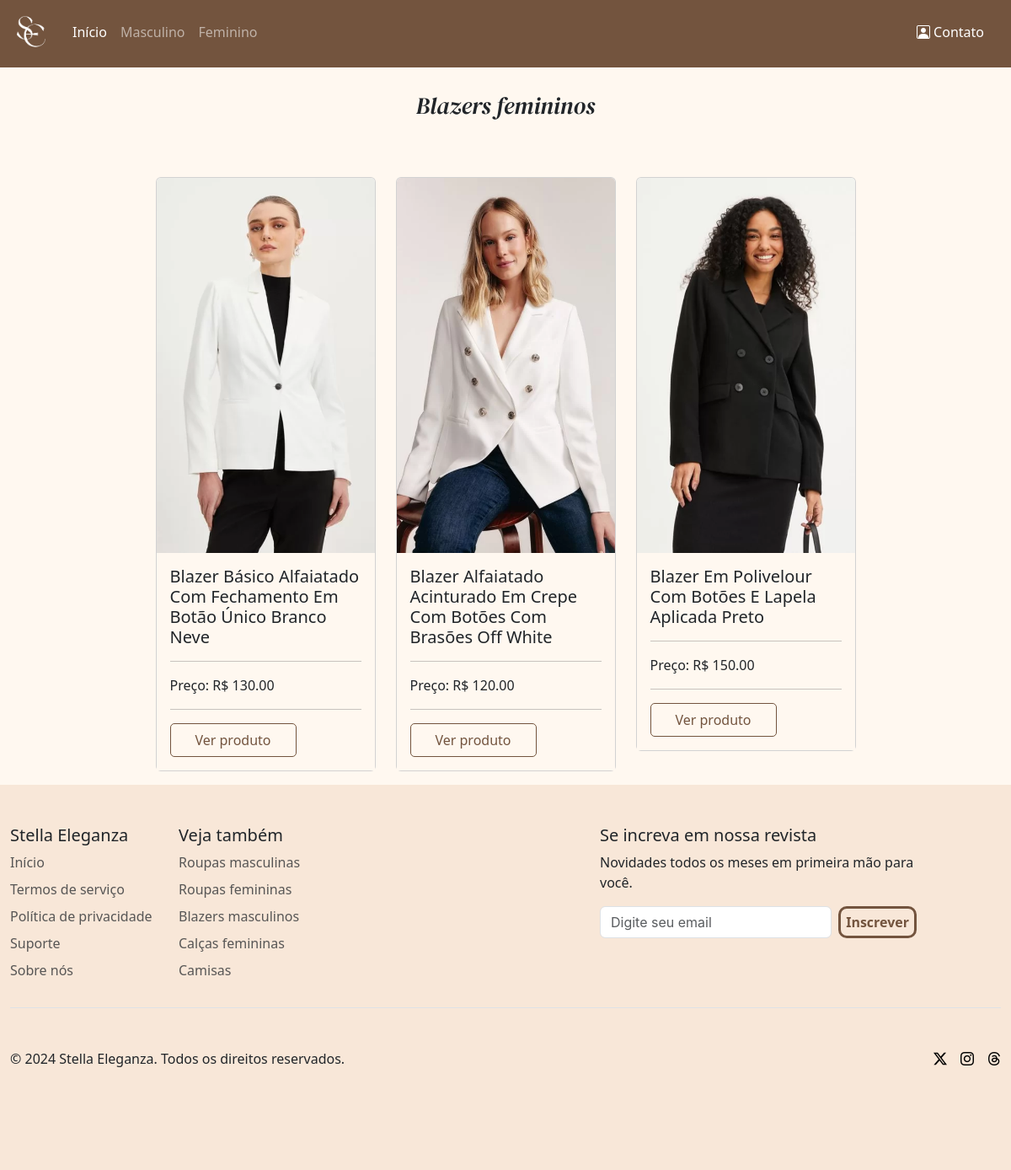
Screenshot of /blazerfeminino.php with the database file from the repository.
### tables this page shows
CREATE TABLE `produto` (
  `idproduto` int(10) unsigned NOT NULL AUTO_INCREMENT,
  `idsexo` int(10) unsigned NOT NULL,
  `nomeProduto` varchar(250) NOT NULL DEFAULT '',
  `tipo` varchar(50) NOT NULL DEFAULT '',
  `nomeFoto` varchar(200) NOT NULL DEFAULT '',
  `valor` varchar(45) NOT NULL DEFAULT '',
  `marca` varchar(45) NOT NULL DEFAULT '',
  `cor` varchar(45) NOT NULL DEFAULT '',
  `tamanho` varchar(10) NOT NULL DEFAULT '0',
  `telainicial` varchar(4) NOT NULL DEFAULT '',
  `posicao` varchar(4) DEFAULT NULL,
  `cadastro` datetime NOT NULL,
  `ativo` char(1) NOT NULL DEFAULT 'A',
  `alteracao` timestamp NOT NULL DEFAULT current_timestamp() ON UPDATE current_timestamp(),
  PRIMARY KEY (`idproduto`)
);

### func/funcoes.php (called while the page is built, shortened)
<?php
function listarTabela($campos, $tabela)
{
    $conn = conectar();
    try {
        $conn->beginTransaction();
        $sqlListaTabelas = $conn->prepare("SELECT $campos FROM $tabela");
        $sqlListaTabelas->execute();
        $conn->commit();
        if ($sqlListaTabelas->rowCount() > 0) {
            return $sqlListaTabelas->fetchAll(PDO::FETCH_OBJ);
        }
        return False;
    } catch (PDOException $e) {
        echo 'Exception -> ';
        return ($e->getMessage());
        $conn->rollback();
    }
}

### blazerfeminino.php (the view, shortened to what this page needs)
<?php
include_once("func/funcoes.php");
?>
<!doctype html>
<html lang="pt-br">
<head>
    <link rel="stylesheet" href="./css/style.css">
    <link href="https://cdn.jsdelivr.net/npm/bootstrap@5.3.3/dist/css/bootstrap.min.css" rel="stylesheet"
>
    <link rel="stylesheet" type="text/css"
          href="https://cdnjs.cloudflare.com/ajax/libs/MaterialDesign-Webfont/7.0.96/css/materialdesignicons.min.css">
    <link rel="stylesheet" href="https://cdn.jsdelivr.net/npm/bootstrap-icons@1.11.3/font/bootstrap-icons.min.css">
    <link rel="stylesheet" type="text/css" href="https://cdn.jsdelivr.net/npm/toastify-js/src/toastify.min.css">
</head>
<body class="quasebranco">
<?php include_once('navbar.php') ?>
<div class="container mt-4">
    <div class="text-center fs-3 secao">
        Blazers femininos
    </div>
    <div class="row mt-5 mb-3 justify-content-md-center">
        <?php
        $roupas = listarTabela('*', 'produto');
        foreach ($roupas as $femi) {
            $sexo = $femi->idsexo;
            $tipo = $femi->tipo;
            if ($sexo === 1 && $tipo === 'blazer') {
                $foto = $femi->nomeFoto;
                $nome = $femi->nomeProduto;
                $preco = $femi->valor;
                ?>
                <div class="col-lg-3 col-6 mt-3">
                    <div class="card quasebranco pointer">
                        <img src="./img/roupas/feminino/<?php echo $foto ?>" class="card-img-top"
                             alt="<?php echo $nome ?>" title="<?php echo $nome ?>">
                        <div class="card-body quasebranco minHeightCard">
                            <h5 class="card-title"><?php echo $nome ?></h5>
                            <hr>
                            <div class="d-flex align-items-center">
                                <div>Preço: R$  </div> <div><?php echo $preco?></div>
                            </div>
                            <hr>
                            <div>
                                <form action="produto.php" method="get">
                                    <button type="submit" class="btnVerProduto">Ver produto</button>
                                </form>
                            </div>
                        </div>
                    </div>
                </div>
                <?php
            }
        }
        ?>
    </div>
</div>
<?php include_once('footer.php') ?>
</body>
</html>

### css/style.css (style rules this page uses)
body { margin: 0; padding: 0; }
::placeholder { font-family: -apple-system, BlinkMacSystemFont, 'Segoe UI', Roboto, Oxygen, Ubuntu, Cantarell, 'Open Sans', 'Helvetica Neue', sans-serif; }
.quasebranco { background-color: #fff8f0; }
.pointer { cursor: pointer; }
.minHeightCard { min-height: 150px; }
.secao { font-family: "DM Serif Display", serif; font-weight: 400; font-style: italic; }
.btnVerProduto { width: 150px; height: 40px; border: 1px solid #73543e; color: #73543e; background: transparent; border-radius: 5px; }

### rows the page displays
produto: nomeFoto (picture), nomeProduto "Blazer Básico Alfaiatado Com Fechamento Em Botão Único Branco Neve", valor "130.00"
produto: nomeFoto (picture), nomeProduto "Blazer Alfaiatado Acinturado Em Crepe Com Botões Com Brasões Off White", valor "120.00"
produto: nomeFoto (picture), nomeProduto "Blazer Em Polivelour Com Botões E Lapela Aplicada Preto", valor "150.00"
